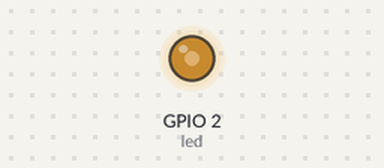
This program was run on a simulated ESP8266 board running MicroPython. Shown: output pins drawn as LEDs (lit = HIGH, except the on-board LED, lit = LOW).

Above: at 0.05 s.
At 0.45 s:
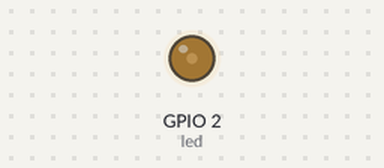
At 0.8 s:
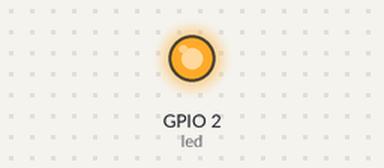
At 0.95 s:
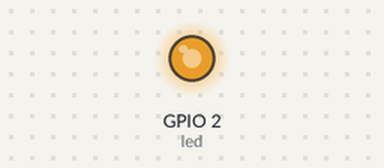
Timing chart, 0 to 3.0 s (numbered marks = the images above):
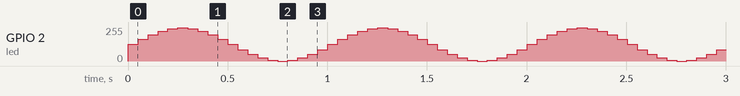

The program:

pwm_fade_led.py
```python
import machine, time, math

def pulse(led, delay):
    for i in range(20):
        led.duty(int(math.sin(i/10*math.pi)*500 + 500))
        time.sleep_ms(delay)


led = machine.PWM(machine.Pin(2), freq=1000)

while True:
    pulse(led,50)
```
